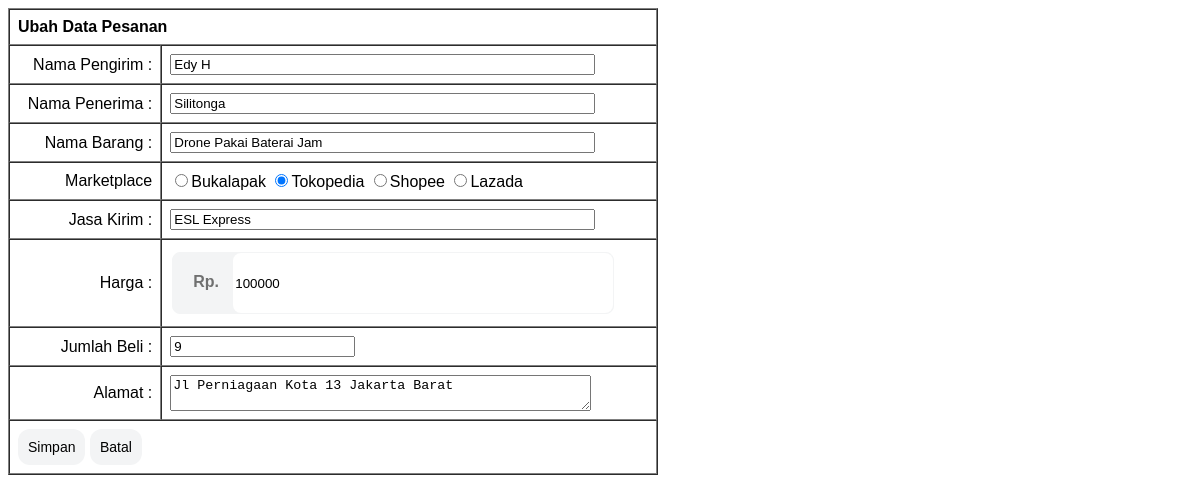
The page /pesananubahfm.php?id=PSN000000002 on the database its author committed.
### tables this page shows
CREATE TABLE IF NOT EXISTS `pesanan` (
  `id_pesanan` varchar(12) NOT NULL,
  `nm_pengirim` varchar(50) NOT NULL,
  `nm_penerima` varchar(50) NOT NULL,
  `nm_barang` varchar(100) NOT NULL,
  `marketplace` enum('Bukalapak','Tokopedia','Shopee','Lazada') DEFAULT NULL,
  `jasa_kirim` text NOT NULL,
  `harga` bigint(19) NOT NULL,
  `jumlah_beli` bigint(50) NOT NULL,
  `alamat` varchar(200) NOT NULL
);

### pesananubahfm.php (the view, shortened to what this page needs)
<?php
$konek = mysqli_connect("localhost","root","","crud");
$id    = $_GET['id'];
$edit  = "SELECT * FROM pesanan WHERE id_pesanan='$id'";
$hasil = mysqli_query($konek, $edit);
$data  = mysqli_fetch_array($hasil);
?>
<?php
if ($data[marketplace]=="Tokopedia") {
    $Bukalapak = "";
    $Tokopedia = "checked";
    $Shopee = "";
    $Lazada = "";
}
?>
<html>
<head>
    <link rel="stylesheet" href="style/tambahfm.css" type="text/css">
</head>
</html>
<?php
echo "<form method=\"GET\" action=\"pesananubahsim.php\">
      <input type=\"hidden\" name=\"id\" VALUE=\"$id\">
      <table style=\"width: 650px;\" border=\"1\" cellspacing=\"0\" cellpadding=\"8\">
      <tr><td colspan=\"2\"><b>Ubah Data Pesanan</b></td></tr>
      <tr><td align=\"right\">Nama Pengirim :</td><td><input size=\"50\" maxlength=\"50\" type=\"text\" name=\"nm_pengirim\" value=\"$data[nm_pengirim]\"></td></tr>
      <tr><td align=\"right\">Nama Penerima :</td><td><input size=\"50\" maxlength=\"50\" type=\"text\" name=\"nm_penerima\" value=\"$data[nm_penerima]\" required=\"required\"></td></tr>
      <tr><td align=\"right\">Nama Barang :</td><td><input type=\"text\" name=\"nm_barang\" size=\"50\" maxlength=\"100\" value=\"$data[nm_barang]\" required=\"required\"></td></tr>
      <tr><td align=\"right\"><label for=\"marketplace\">Marketplace</label></td>
      <td>
          <input type=\"radio\" id=\"Bukalapak\" value=\"Bukalapak\" name=\"marketplace\" $Bukalapak><label for=\"Bukalapak\">Bukalapak</label>
          <input type=\"radio\" id=\"Tokopedia\" value=\"Tokopedia\" name=\"marketplace\" $Tokopedia><label for=\"Tokopedia\">Tokopedia</label>
          <input type=\"radio\" id=\"Shopee\" value=\"Shopee\" name=\"marketplace\" $Shopee><label for=\"Shopee\">Shopee</label>
          <input type=\"radio\" id=\"Lazada\" value=\"Lazada\" name=\"marketplace\" $Lazada><label for=\"Lazada\">Lazada</label>
      </td>
      </tr>
      <tr><td align=\"right\">Jasa Kirim :</td><td><input type=\"text\" name=\"jasa_kirim\" size=\"50\" maxlength=\"40\" value=\"$data[jasa_kirim]\" required=\"required\"></td></tr>
      <tr><td align=\"right\">Harga :</td><td><div class=\"as\"><div><b>Rp. </b><input class=\"bg\" name=\"harga\" value=\"$data[harga]\" type=\"number\" size=\"46\" maxlength=\"40\" required=\"required\"></div></div></td></tr>
      <tr><td align=\"right\">Jumlah Beli :</td><td><input type=\"number\" name=\"jumlah_beli\" value=\"$data[jumlah_beli]\" required=\"required\"></td></tr>
      <tr><td align=\"right\">Alamat :</td><td><textarea cols=\"50\" type=\"text\" name=\"alamat\" value=\"$data[alamat]\" required=\"required\">$data[alamat]</textarea></td></tr>
      <tr><td colspan=\"2\"><input type=\"submit\" class=\"button\" value=\"Simpan\"> <input type=\"reset\" class=\"button\" value=\"Batal\" onclick=\"self.history.back()\"></td></tr>
      </table>
      </form>"
?>

### style/tambahfm.css (style rules this page uses)
input { outline: none; }
.bg { border: none; outline: none; width: 380px; height: 60px; margin-top: -38px; margin-left: 40px; border-radius: 8px; display: inline-block; }
.as { border: 1px solid #f3f4f5; width: 400px; height: 20px; background-color: #f3f4f5; padding: 20px; text-align: left; text-decoration: none; display: inline-block; font-size: 16px; margin: 4px 2px; border-radius: 8px; }
.button { outline: none; display: inline-block; font-family: arial; background-color: #F3F4F5; border: none; color: black; padding: 10px; text-align: center; text-decoration: none; display: inline-block; font-size: 14px; cursor: pointer; border-radius: 12px; }
div b { color: rgba(0,0,0,.54); }
td { font-family: arial; }

### rows shown on the page
pesanan: nm_pengirim "Edy H", nm_penerima "Silitonga", nm_barang "Drone Pakai Baterai Jam", jasa_kirim "ESL Express", harga "100000", jumlah_beli "9", alamat "Jl Perniagaan Kota 13 Jakarta Barat"
